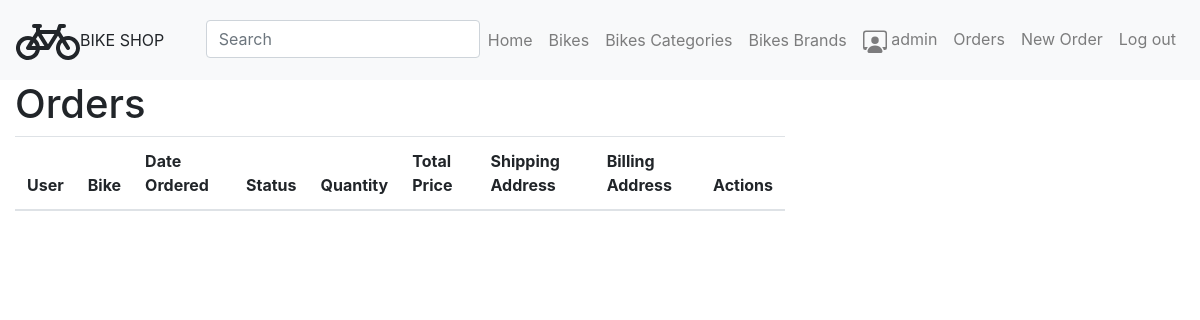
The page /bikeshop/orders/ (signed in) on the database as committed earlier.
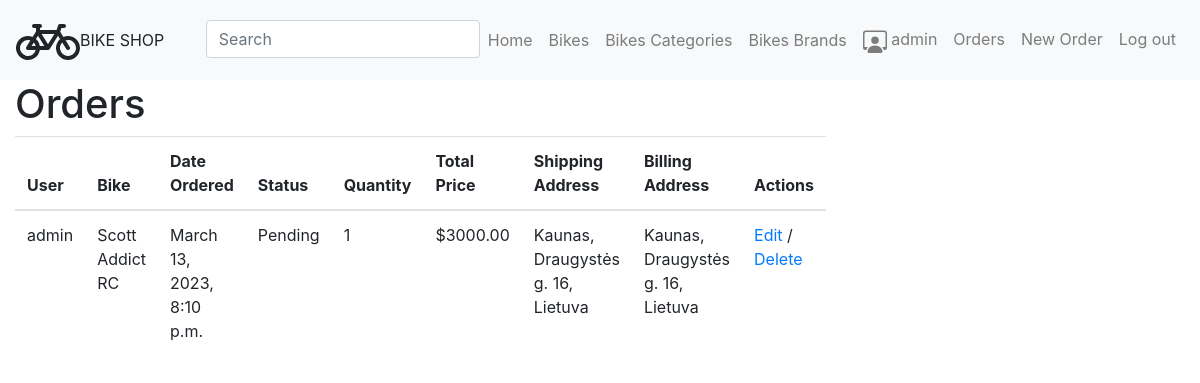
The same page on the database as committed later.
### bikeshop/models.py (models this page shows, shortened)
class Order(models.Model):
    STATUS_CHOICES = (
        ('Pending', 'Pending'),
        ('Out for delivery', 'Out for delivery'),
        ('Delivered', 'Delivered')
    )
    user = models.ForeignKey(User, on_delete=models.CASCADE)
    bike = models.ForeignKey(Bike, on_delete=models.CASCADE)
    date_ordered = models.DateTimeField(default=timezone.now)
    status = models.CharField(max_length=20, choices=STATUS_CHOICES, default='Pending')
    quantity = models.IntegerField(default=1)
    shipping_address = models.CharField(max_length=200)
    billing_address = models.CharField(max_length=200)
    @property
    def total_price(self):
        return self.bike.price * self.quantity

class Bike(models.Model):
    name = models.CharField(max_length=255)
    description = models.TextField()
    price = models.DecimalField(max_digits=8, decimal_places=2)
    image = models.ImageField(upload_to='bikes', null=True, blank=True)
    category = models.ForeignKey('Category', on_delete=models.PROTECT)
    brand = models.ForeignKey('Brand', on_delete=models.PROTECT)
    created_at = models.DateTimeField(auto_now_add=True)
    updated_at = models.DateTimeField(auto_now=True)
    quantity_available = models.PositiveIntegerField(default=0)

### bikeshop/views.py (the view)
# urls.py: path('orders/', views.OrderListView.as_view(), name='order_list'),
class OrderListView(LoginRequiredMixin, UserPassesTestMixin, generic.ListView):
    model = Order
    template_name = 'order_list.html'
    context_object_name = 'orders'
    ordering = ['-date_ordered']
    def test_func(self):
        return self.request.user.is_authenticated
    def get_queryset(self):
        return Order.objects.filter(user=self.request.user)

### bikeshop/templates/order_list.html
{% extends 'base.html' %}
{% block content %}
  <h1>Orders</h1>
  <table class="table">
    <thead>
      <tr>
        <th>User</th>
        <th>Bike</th>
        <th>Date Ordered</th>
        <th>Status</th>
        <th>Quantity</th>
        <th>Total Price</th>
        <th>Shipping Address</th>
        <th>Billing Address</th>
        <th>Actions</th>
      </tr>
    </thead>
    <tbody>
      {% for order in object_list %}
        <tr>
          <td>{{ order.user.username }}</td>
          <td>{{ order.bike.name }}</td>
          <td>{{ order.date_ordered }}</td>
          <td>{{ order.status }}</td>
          <td>{{ order.quantity }}</td>
          <td>${{ order.total_price }}</td>
          <td>{{ order.shipping_address }}</td>
          <td>{{ order.billing_address }}</td>
          <td>
            <a href="{% url 'order_update' order.id %}">Edit</a>
            /
            <a href="{% url 'order_delete' order.id %}">Delete</a>
          </td>
        </tr>
      {% endfor %}
    </tbody>
  </table>
{% endblock %}

Rows that differ between the two databases and show on the page:
added Order: user.username "admin", bike.name "Scott Addict RC", date_ordered "March 13, 2023, 8:10 p.m.", status "Pending", quantity "1", total_price "3000.00", shipping_address "Kaunas, Draugystės g. 16, Lietuva", billing_address "Kaunas, Draugystės g. 16, Lietuva"
